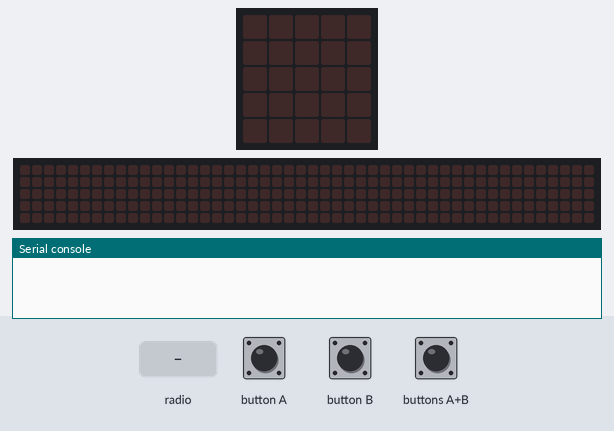
Simulated run of this program. Board: BBC micro:bit (MakeCode). On the bench: the board's 5×5 LED display, a strip that is not on the board, showing the scrolling text unrolled, the last lines printed to the serial console. The test bench sets the inputs (shaded band). No radio messages arrive unless stated (any console line starting 'radio sent:' is added by the test bench); the 48×5 strip is a reading aid, not a part: it shows the text the display is scrolling, unrolled, one strip-width of it at a time.

Above: at 1.2 s.
1.3 s: button A pressed for 0.15 s
At 3.92 s:
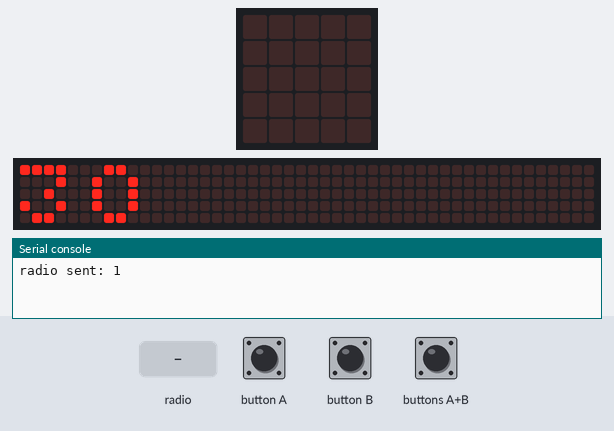
4.3 s: button B pressed for 0.15 s
At 4.52 s:
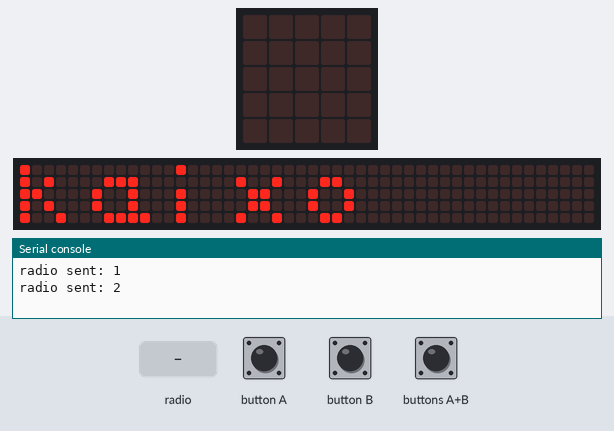
7.3 s: buttons A+B pressed for 0.15 s
At 10.2 s:
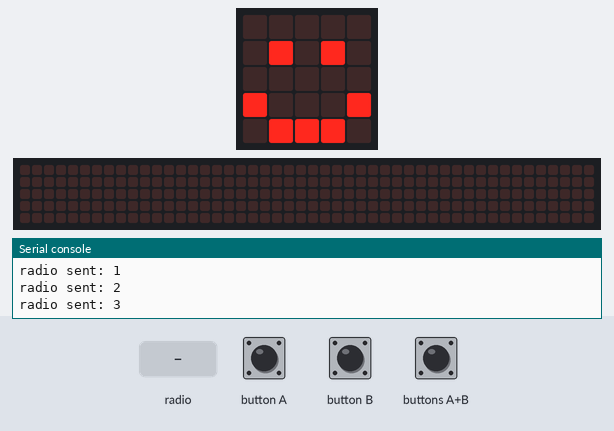
10.4 s: radio message "2" arrives
At 10.52 s:
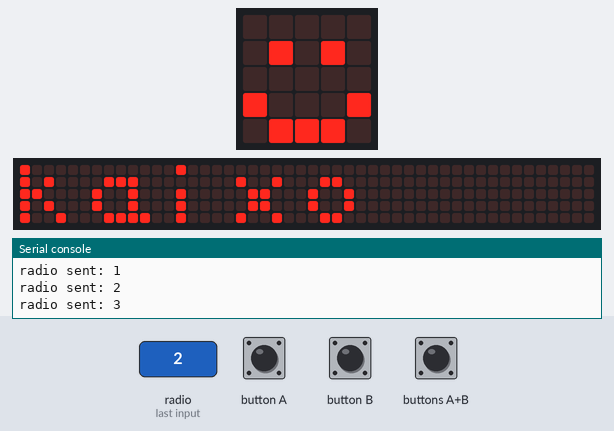
13.4 s: radio message "1" arrives
At 16.07 s:
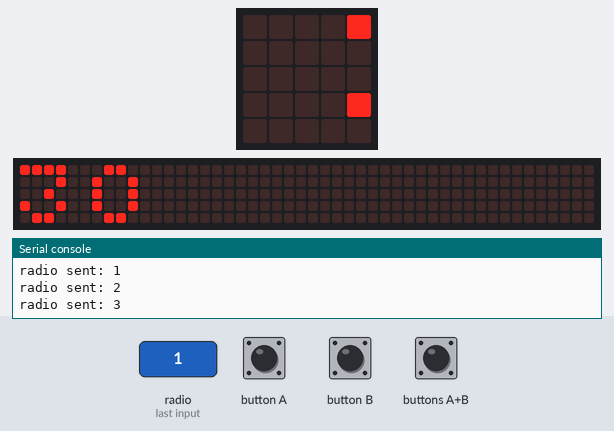
16.4 s: radio message "3" arrives
At 19.0 s:
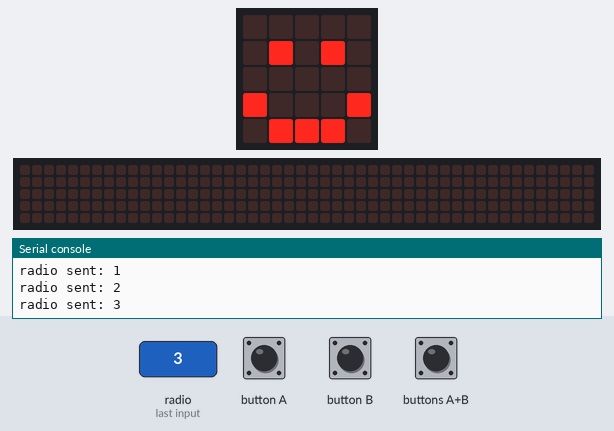

Measured:
- after the input at 1.3 s, the display: changes after 0.15 s (image 1)
- after the input at 4.3 s, the display: changes after 0.15 s (image 2)
- after the input at 7.3 s, the display: first differs from a run without the input after 2.6 s (image 3)
- after the input at 10.4 s, the display: changes after 0.05 s (image 4)
- after the input at 13.4 s, the display: first differs from a run without the input after 2.5 s (image 5 shows a later state)
- after the input at 16.4 s, the display: first differs from a run without the input after 2.2 s (image 6)
- what the display in image 1 shows lasts 0.5 s, from 3.7 s to 4.2 s

The program:

main.ts
```typescript
input.onButtonPressed(Button.A, function () {
    radio.sendNumber(1)
    basic.showNumber(30)
})
input.onButtonPressed(Button.AB, function () {
    radio.sendNumber(3)
    basic.showIcon(IconNames.Happy)
})
radio.onReceivedString(function (receivedString) {
    if ("1" == receivedString) {
        basic.showNumber(30)
    }
    if ("2" == receivedString) {
        basic.showString("kaixo")
    }
    if ("3" == receivedString) {
        basic.showIcon(IconNames.Happy)
    }
})
input.onButtonPressed(Button.B, function () {
    radio.sendNumber(2)
    basic.showString("kaixo")
})
radio.setGroup(30)
basic.forever(function () {

})
```

test.ts
```typescript
// aquí va el archivo "tests"; esto no se compilará cuando este paquete se utilice como una extensión.
```
